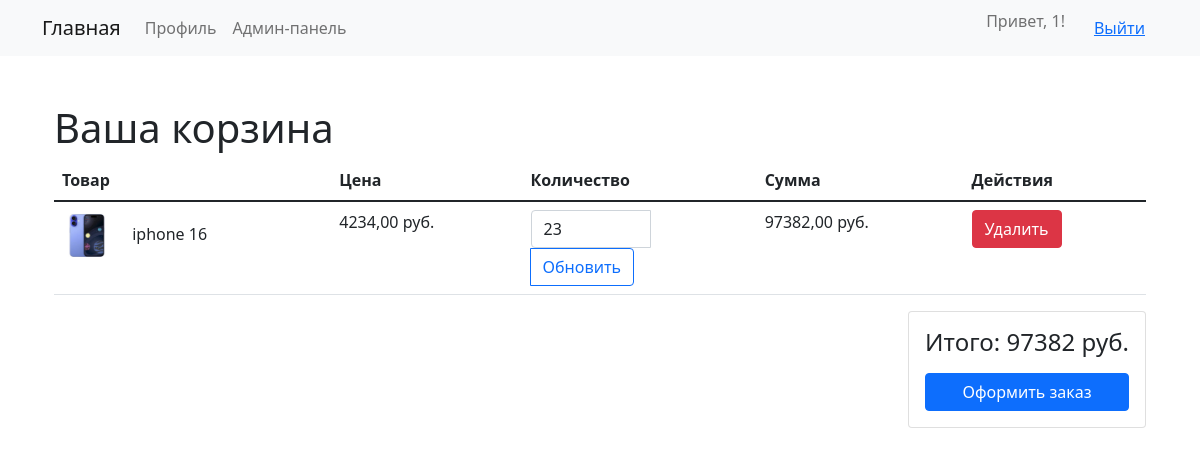
The page /shop/basket/ (signed in) on the database its author committed.
### main/models.py (models this page shows, shortened)
class BasketItem(models.Model):
    basket = models.ForeignKey(
        Basket,
        on_delete=models.CASCADE,
        related_name='items'
    )
    product = models.ForeignKey(Product, on_delete=models.CASCADE)
    quantity = models.PositiveIntegerField('Количество', default=1)
    class Meta:
        unique_together = ('basket', 'product')
        verbose_name = 'Товары в корзине'
        verbose_name_plural = 'Товары в корзинах'
    @property
    def total_price(self):
        return self.quantity * self.product.price

class Product(models.Model):
    title = models.CharField('Название', max_length=200)
    description = models.TextField('Описание', blank=True)
    price = models.DecimalField('Цена', max_digits=10, decimal_places=2)
    image = models.ImageField('Изображение', upload_to='products/')
    manufacturer = models.CharField(
        'Производитель',
        max_length=100,
        default='Apple'
    )
    category = models.ForeignKey(
        Category,
        on_delete=models.SET_NULL,
        null=True,
        blank=True,
        related_name='products'
    )
    created_at = models.DateTimeField(auto_now_add=True)
    updated_at = models.DateTimeField(auto_now=True)
    is_active = models.BooleanField('Активен', default=True)
    objects = ProductManager()
    class Meta:
        verbose_name = 'Товар'
        verbose_name_plural = 'Товары'
        ordering = ['-created_at']

class Basket(models.Model):
    user = models.OneToOneField(
        User,
        on_delete=models.CASCADE,
        related_name='basket'
    )
    created_at = models.DateTimeField(auto_now_add=True)
    class Meta:
        verbose_name = 'Корзина'
        verbose_name_plural = 'Корзины'
    @property
    def total_price(self):
        return self.items.aggregate(
            total=Sum(F('quantity') * F('product__price'))
        )['total'] or 0

### main/views.py (the view)
# urls.py: path('basket/', views.basket_view, name='basket'),
@login_required
def basket_view(request: HttpRequest) -> HttpResponse:
    basket = get_object_or_404(Basket, user=request.user)
    return render(request, 'basket.html', {'basket': basket})

### main/templates/basket.html (shortened to what this page needs)
{% extends 'base.html' %}
{% load custom_tags %}
{% block content %}
<div class="container my-5">
    <h1>Ваша корзина</h1>
    {% with min_order_sum=10000 %}
    {% if basket.items.all %}
        <div class="table-responsive">
            <table class="table">
                <thead>
                    <tr>
                        <th>Товар</th>
                        <th>Цена</th>
                        <th>Количество</th>
                        <th>Сумма</th>
                        <th>Действия</th>
                    </tr>
                </thead>
                <tbody>
                    {% for item in basket.items.all %}
                    <tr>
                        <td>
                            <img src="{{ item.product.image.url }}" alt="{{ item.product.title }}" width="50" class="me-3">
                            {{ item.product.title }}
                        </td>
                        <td>{{ item.product.price }} руб.</td>
                        <td>
                            <form method="post" action="{% url 'main:update_basket_item' item.id %}">
                                <div class="input-group" style="max-width: 120px;">
                                    <input type="number" name="quantity" value="{{ item.quantity }}" min="1" class="form-control">
                                    <button type="submit" class="btn btn-outline-primary">Обновить</button>
                                </div>
                            </form>
                        </td>
                        <td>{{ item.total_price }} руб.</td>
                        <td>
                            <form method="post" action="{% url 'main:update_basket_item' item.id %}">
                                <button type="submit" name="delete" class="btn btn-danger">
                                     Удалить
                                </button>
                            </form>
                        </td>
                    </tr>
                    {% endfor %}
                </tbody>
            </table>
        </div>
        <div class="d-flex justify-content-end">
            <div class="card p-3">
                <h4>Итого: {{ basket.total_price }} руб.</h4>
                {% if basket.total_price >= min_order_sum %}
                    <a href="{% url 'main:checkout' %}" class="btn btn-primary mt-2">Оформить заказ</a>
                {% else %}
                    <button class="btn btn-secondary mt-2" disabled>Оформить заказ</button>
                    <p class="text-danger mt-2">Минимальная сумма заказа {{ min_order_sum }} руб.</p>
                {% endif %}
            </div>
        </div>
    {% else %}
        <div class="alert alert-info">
            Ваша корзина пуста
        </div>
        <a href="{% url 'main:home' %}" class="btn btn-outline-primary">Вернуться к покупкам</a>
    {% endif %}
    {% endwith %}
</div>
{% endblock %}

### main/templates/base.html (shortened to what this page needs)
<!DOCTYPE html>
<html lang="ru">
<head>
    <link href="https://cdn.jsdelivr.net/npm/bootstrap@5.1.3/dist/css/bootstrap.min.css" rel="stylesheet">
</head>
<body>
    <nav class="navbar navbar-expand-lg navbar-light bg-light">
        <div class="container">
            <a class="navbar-brand" href="{% url 'main:home' %}">Главная</a>
            <div class="collapse navbar-collapse">
                <ul class="navbar-nav me-auto">
                    {% if user.is_authenticated %}
                        <li class="nav-item">
                            <a class="nav-link" href="{% url 'main:profile' %}">Профиль</a>
                        </li>
                        {% if user.profile.role == 'admin' %}
                            <li class="nav-item">
                                <a class="nav-link" href="{% url 'main:admin_dashboard' %}">Админ-панель</a>
                            </li>
                        {% endif %}
                    {% endif %}
                </ul>
                <ul class="navbar-nav">
                    {% if user.is_authenticated %}
                        <li class="nav-item">
                            <span class="navbar-text me-3">Привет, {{ user.username }}!</span>
                        </li>
                        <li class="nav-item">
                            <form action="{% url 'main:logout' %}" method="post" style="display: inline;">
    <button type="submit" class="btn btn-link">Выйти</button>
</form>
                        </li>
                    {% endif %}
                </ul>
            </div>
        </div>
    </nav>
    <div class="container mt-4">
        {% block content %}{% endblock %}
    </div>
</body>
</html>

### rows shown on the page
BasketItem: product.image (picture), product "iphone 16", product.price "4234,00", quantity "23", total_price "97382,00"
Basket: total_price "97382"

### other values the page prints
{{ user.username }} "1"
